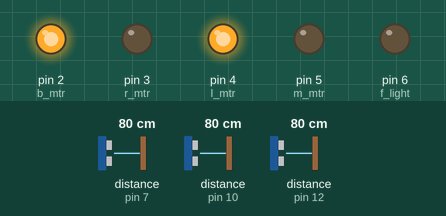
Bench run of a sketch on a simulated Arduino Uno, built with avr-gcc and run on an emulated ATmega328P. On the bench: output pins drawn as LEDs (lit = HIGH). Wiring (inferred from the names in the program): 3 × ultrasonic range finder: trigger pin 8, echo pin 7 / trigger pin 9, echo pin 10 / trigger pin 11, echo pin 12. The inputs (shaded band) are chosen by the test bench; at power-on: distance to the obstacle (sensors on pin 7, pin 10, pin 12) 80 cm. The echo pulse lasts 58.3 µs per cm; pins used as bus, display or sensor lines are not drawn; what the sketch prints to the serial monitor is not drawn.

Above: at 2.8 s.
2.9 s: distance to the obstacle (sensor on pin 7) set to 28 cm
5.6 s: distance to the obstacle (sensor on pin 7) set to 22 cm
At 7.0 s:
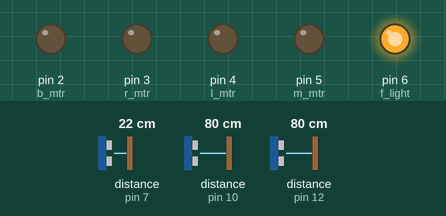
11.5 s: distance to the obstacle (sensor on pin 7) set to 35 cm
14.2 s: distance to the obstacle (sensor on pin 7) set to 2 cm
At 18.4 s:
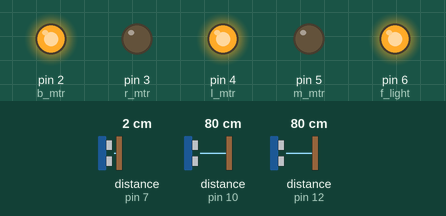
Timing chart, 0 to 21.2 s (numbered marks = the images above; inputs shaded):
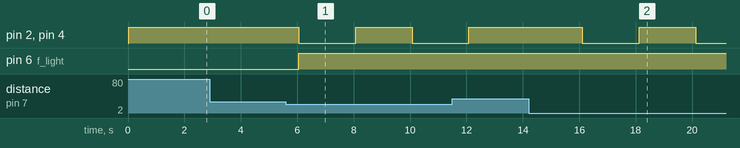

Measured:
- the behaviour switches between 26 and 25 cm on distance to the obstacle (sensor on pin 7) (found by bisection; images 0 and 1)
- after the input at 2.9 s, every drawn part: stays the same
- after the input at 5.6 s, pin 2 (b_mtr), pin 4 (l_mtr): HIGH → LOW after 0.46 s, → HIGH 2.0 s later, → LOW 2.0 s later; pin 6 (f_light): LOW → HIGH after 0.46 s
- after the input at 14.2 s, pin 2 (b_mtr), pin 4 (l_mtr): HIGH → LOW after 1.9 s, → HIGH 2.0 s later, → LOW 2.0 s later

The sketch:

carrofinal.ino
```cpp
#define b_mtr 2 //motor defu atras conectado al pin 2
#define r_mtr 3 //motor giro derecho conectado al pin 3
#define l_mtr 4 //motor giro izquierdo conectado al pin 4
#define m_mtr 5 //motor atras conectado al pin 5
#define f_light 6 //led conectados al pin 6
//sensor frente
int trigger = 8;
int echo = 7;
//sensor derecha
int trigger2 = 9;
int echo2 = 10;
//sensor izquierda
int trigger3 = 11;
int echo3 = 12;

float distancia,tiempo, distancia2, tiempo2,distancia3,tiempo3;
//fin sensores

//ocnfiguración para la red
const int InputNodes= 4; //de entrada mas BIAS
const int HiddenNodes= 4; //oculta mas BIAS
const int OutputNodes= 4; // salida

int i, j;
double Accum;
double Hidden[HiddenNodes];
double motores[OutputNodes];

// pesos de la red neuronal
float HiddenWeights[4][4] = {{-0.9759674734370405, 2.1232305149805035, -1.237806097732913, 1.0574001466744865}, {-3.5861906230188136, -0.7355021143726302, -0.3635774708834264, 4.548039131374539}, {0.3649066797881441, -1.1825052012619977, 0.00872832515181604, 3.8283960850226926}, {0.02582037773390596, 1.2880922507076282, -0.03311861498273724, -2.003547987217645}};
float OutputWeights[4][4] = {{1.3063251950612316, -1.2894996366167844, -0.5444131543142364, 0.08511056122114906}, {-1.211984384868219, 0.00456693301195881, -0.03280836390056583, -0.9571769799773575}, {-2.684487461979238, -0.012481606764312314, -1.3210671771007607, -1.1289121285066601}, {-0.09771831546660519, -1.289869800896117, -1.7698474694921984, -0.06887538350553411}};

int estado[4]={0,0,0,0};
char incomingByte = 0;

void setup(){
  pinMode(b_mtr,OUTPUT);
  pinMode(r_mtr,OUTPUT);
  pinMode(l_mtr,OUTPUT);
  pinMode(m_mtr,OUTPUT);
  pinMode(f_light,OUTPUT);
  //sensor
  pinMode(trigger,OUTPUT);
  pinMode(echo,INPUT);
  pinMode(trigger2,OUTPUT);
  pinMode(echo2,INPUT);
  pinMode(trigger3,OUTPUT);
  pinMode(echo3,INPUT);
  //fin sensor
  Serial.begin(9600);
}


void loop() {
  int sensores[] = {0,0,0,0};
  //Algoritmo para el ultrasonido
  digitalWrite(trigger,LOW);
  delayMicroseconds(2);
  digitalWrite(trigger,HIGH);
  delayMicroseconds(10);
  digitalWrite(trigger,LOW);
  tiempo=pulseIn(echo,HIGH);
  distancia=(tiempo/2)/29.1; //convierte el tiempo en la distancia
  Serial.print(distancia);
  Serial.print("cm");
  Serial.println();
//Si la distancia esta entre 10 y 50 cm los motores se apagan
    if ((distancia<25)){
        distancia = 1;
        digitalWrite(b_mtr,LOW);
        digitalWrite(r_mtr,LOW);
        digitalWrite(l_mtr,LOW);
        digitalWrite(m_mtr,LOW);
        digitalWrite(f_light,HIGH);
        delay(2000);
      } else if((distancia<=50)){
        distancia = 0;
    }else{
      distancia =-1;
    }

  //Algoritmo para el ultrasonido2
  digitalWrite(trigger2,LOW);
  delayMicroseconds(2);
  digitalWrite(trigger2,HIGH);
  delayMicroseconds(10);
  digitalWrite(trigger2,LOW);
  tiempo2=pulseIn(echo2,HIGH);
  distancia2=(tiempo2/2)/29.1;
  Serial.print(distancia2);
  Serial.print("cm2");
  Serial.println();
//Si la distancia esta entre 10 y 50 cm los motores se apagan
    if ((distancia2<25)){
        distancia2 = 1;
        digitalWrite(b_mtr,LOW);
        digitalWrite(r_mtr,LOW);
        digitalWrite(l_mtr,LOW);
        digitalWrite(m_mtr,LOW);
        digitalWrite(f_light,HIGH);
        delay(2000);
      } else if((distancia2<=50)){
        distancia2 = 0;
    }else{
      distancia2 =-1;
    }

   //Algoritmo para el ultrasonido3
  digitalWrite(trigger3,LOW);
  delayMicroseconds(2);
  digitalWrite(trigger3,HIGH);
  delayMicroseconds(10);
  digitalWrite(trigger3,LOW);
  tiempo3=pulseIn(echo3,HIGH);
  distancia3=(tiempo3/2)/29.1;
  Serial.print(distancia3);
  Serial.print("cm3");
  Serial.println();
//Si la distancia esta entre 10 y 50 cm los motores se apagan
    if ((distancia3<25)){
        distancia3 = 1;
        digitalWrite(b_mtr,LOW);
        digitalWrite(r_mtr,LOW);
        digitalWrite(l_mtr,LOW);
        digitalWrite(m_mtr,LOW);
        digitalWrite(f_light,HIGH);
        delay(2000);
      } else if((distancia3<=50)){
        distancia3 = 0;
    }else{
      distancia3 =-1;
    }

  sensores[0]= 1;
  sensores[1]= distancia;
  sensores[2]= distancia2;
  sensores[3] = distancia3;

  InputToOutput(sensores[0], sensores[1], sensores[2], sensores[3]);

  // salidas
  estado[0]= round(abs(motores[0]));
  estado[1] = round(abs(motores[1]));
  estado[2] = round(abs(motores[2]));
  estado[3] = round(abs(motores[3]));

  int avanza[4] = {1, 0, 0, 1};
  int detener[4]= {0,0,0,0};
  int derecha[4]={1, 0, 1, 0};
  int izquierda[4]={0, 1, 0, 1};

  if(sonIguales(avanza, estado)){
    incomingByte = 'w';
  }

  if(sonIguales(detener, estado)){
    incomingByte = 'f';
  }

  if(sonIguales(derecha, estado)){
    incomingByte = 'd';
  }

  if(sonIguales(izquierda, estado)){
    incomingByte = 'a';
  }

  switch(incomingByte){
      case 'f'://Detenerse
        Serial.println("detenerse");
        Serial.print(incomingByte);
        digitalWrite(b_mtr,LOW);
        digitalWrite(r_mtr,LOW);
        digitalWrite(l_mtr,LOW);
        digitalWrite(m_mtr,LOW);
        digitalWrite(f_light,HIGH);
        incomingByte='*';
        break;
        case 'd'://Derecha
        Serial.println("derecha");
        Serial.print(incomingByte);
        digitalWrite(b_mtr,HIGH);
        digitalWrite(r_mtr,LOW);
        digitalWrite(l_mtr,HIGH);
        digitalWrite(m_mtr,LOW);
        delay(2000);
        incomingByte='*';
        break;
      case 'a'://Izquierda
        Serial.println("izquierda");
        Serial.print(incomingByte);
        digitalWrite(b_mtr,LOW);
        digitalWrite(r_mtr,HIGH);
        digitalWrite(l_mtr,LOW);
        digitalWrite(m_mtr,HIGH);
        delay(2000);
        incomingByte='*';
        break;
      case 'w'://Avanzar
        Serial.println("Avanzar");
        digitalWrite(b_mtr,HIGH);
        digitalWrite(r_mtr,LOW);
        digitalWrite(l_mtr,LOW);
        digitalWrite(m_mtr,HIGH);
        digitalWrite(f_light,HIGH);
        incomingByte='*';
        break;
    }
}

void InputToOutput(int bias, int distancia, int distancia2, int distancia3)
{
  int sensores[] = {0, 0,0};
  sensores[0] = bias;
  sensores[1] = distancia;
  sensores[2] = distancia2;
  sensores[2] = distancia3;

  /******************************************************************
    Calcular las activaciones en las capas ocultas
  ******************************************************************/

  for ( i = 0 ; i < HiddenNodes ; i++ ) {
    Accum = 0;//HiddenWeights[InputNodes][i] ;
    for ( j = 0 ; j < InputNodes ; j++ ) {
      Accum += sensores[j] * HiddenWeights[j][i] ;
    }
    Hidden[i] = tanh(Accum) ; //tanh
  }

  /******************************************************************
    Calcular activacion y error en la capa de Salida
  ******************************************************************/

  for ( i = 0 ; i < OutputNodes ; i++ ) {
    Accum = 0;//OutputWeights[HiddenNodes][i];
    for ( j = 0 ; j < HiddenNodes ; j++ ) {
        Accum += Hidden[j] * OutputWeights[j][i] ;
    }
    motores[i] = tanh(Accum) ;//tanh
  }

}


bool sonIguales(int arr1[], int arr2[]) {
  int longitud = 4;

  for (int i = 0; i < longitud; i++) {
    if (arr1[i] != arr2[i]) {
      return false;
    }
  }

  return true;
}
```
